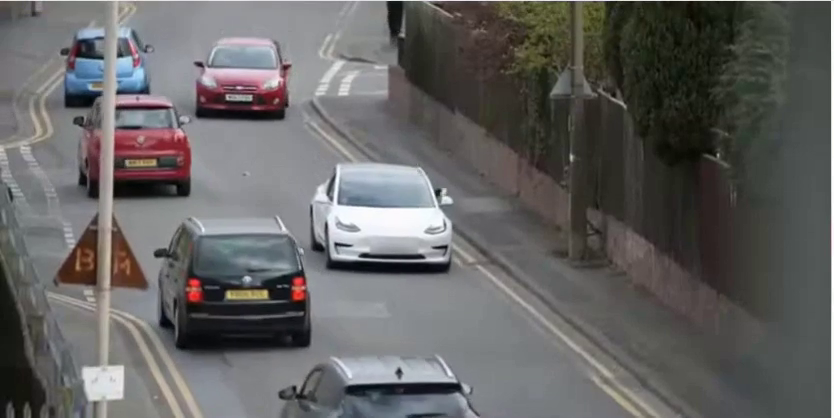
#> input picture frame 11 of trash_v_0/videos/2.mp4, 834 x 418 px
$ python main.py
#> lines starting #> are read from the running program, lines starting #| are printed output that depends on the picture; after the words box and inside, x2 and y2 are one past the last pixel; in counts of white or black regions, pixels touching at a corner belong together
import argparse
from dataclasses import dataclass, field
from typing import Dict, List, Tuple

import cv2
import numpy as np


# =========================
# Stage 1 - Background Subtraction
# =========================

class BackgroundSubtractor:
    """
    Stage 1:
    - Maintains a background model
    - Produces a clean foreground mask for moving objects
    """

    def __init__(
        self,
        history: int = 500,
        var_threshold: int = 50,
        detect_shadows: bool = True,
        min_area: int = 500,
    ) -> None:
#> in run_pipeline, frame is the input picture: shape (418, 834, 3); mean B, G, R 98.4, 99.2, 100.1
        self.bg_subtractor = cv2.createBackgroundSubtractorMOG2(
            history=history,
            varThreshold=var_threshold,
            detectShadows=detect_shadows,
        )
        self.min_area = min_area

    def apply(self, frame: np.ndarray) -> np.ndarray:
        # Raw foreground mask
        fg_mask = self.bg_subtractor.apply(frame)
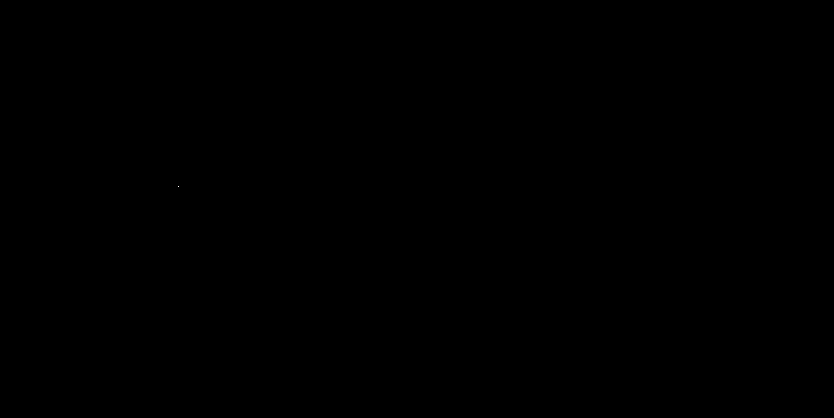
#> fg_mask: shape (418, 834); values 127 (black) and 255 (white), 0% white in thin lines or dots, all inside (x1, y1, x2, y2) = (178, 186, 179, 187)

        # Remove shadows (value 127 in MOG2) and small noise
        _, fg_mask = cv2.threshold(fg_mask, 200, 255, cv2.THRESH_BINARY)

        # Morphological operations to clean noise and fill holes
        kernel = cv2.getStructuringElement(cv2.MORPH_ELLIPSE, (3,3))
        fg_mask = cv2.morphologyEx(fg_mask, cv2.MORPH_OPEN, kernel, iterations=2)
#> fg_mask: shape (418, 834); every value is 0
        fg_mask = cv2.morphologyEx(fg_mask, cv2.MORPH_CLOSE, kernel, iterations=2)

        # Remove very small blobs
        num_labels, labels, stats, _ = cv2.connectedComponentsWithStats(fg_mask, 8)
#> labels: shape (418, 834) int32; every value is 0
#> num_labels = 1; stats = [[0, 0, 834, 418, 348612]]
        clean_mask = np.zeros_like(fg_mask)
        for i in range(1, num_labels):
            area = stats[i, cv2.CC_STAT_AREA]
            if area >= self.min_area:
                clean_mask[labels == i] = 255

        return clean_mask


# =========================
# Stage 2 - Simple Multi-Object Tracking
# =========================


@dataclass
class Track:
    track_id: int
    centroid: Tuple[int, int]
    bbox: Tuple[int, int, int, int]  # x, y, w, h
    age: int = 0  # total frames seen
    missed: int = 0  # frames not matched
    stationary_frames: int = 0
    last_centroid: Tuple[int, int] = field(default_factory=lambda: (0, 0))
    is_stationary_event: bool = False


class SimpleTracker:
    """
    Stage 2:
    - Tracks blobs over time using centroid distance
    - Assigns stable IDs to each moving object
    """

    def __init__(
        self,
        max_distance: float = 50.0,
        max_missed: int = 15,
        stationary_distance: float = 2.0,
        stationary_min_frames: int = 30,
    ) -> None:
        self.next_id = 1
        self.tracks: Dict[int, Track] = {}
        self.max_distance = max_distance
        self.max_missed = max_missed
        self.stationary_distance = stationary_distance
        self.stationary_min_frames = stationary_min_frames

    @staticmethod
    def _centroid_from_bbox(x: int, y: int, w: int, h: int) -> Tuple[int, int]:
        return (int(x + w / 2), int(y + h / 2))

    def update(self, detections: List[Tuple[int, int, int, int]]) -> Dict[int, Track]:
        """
        detections: list of bounding boxes (x, y, w, h)
        returns: dict mapping track_id -> Track
        """
        if not self.tracks:
            for bbox in detections:
                x, y, w, h = bbox
                c = self._centroid_from_bbox(x, y, w, h)
                self.tracks[self.next_id] = Track(
                    track_id=self.next_id,
                    centroid=c,
                    bbox=bbox,
                    last_centroid=c,
                )
                self.next_id += 1
            return self.tracks

        # Mark all tracks as not updated initially
        track_ids = list(self.tracks.keys())
        updated_tracks = set()

        # For each detection, find the closest existing track
        for bbox in detections:
            x, y, w, h = bbox
            c = self._centroid_from_bbox(x, y, w, h)

            best_id = None
            best_dist = self.max_distance

            for tid in track_ids:
                if tid in updated_tracks:
                    continue
                t = self.tracks[tid]
                dist = np.linalg.norm(np.array(c) - np.array(t.centroid))
                if dist < best_dist:
                    best_dist = dist
                    best_id = tid

            if best_id is not None:
                # Update existing track
                t = self.tracks[best_id]
                move_dist = np.linalg.norm(np.array(c) - np.array(t.centroid))

                t.last_centroid = t.centroid
                t.centroid = c
                t.bbox = bbox
                t.age += 1
                t.missed = 0

                # Stationary logic
                if move_dist < self.stationary_distance:
                    t.stationary_frames += 1
                else:
                    t.stationary_frames = 0

                updated_tracks.add(best_id)
            else:
                # Create new track
                self.tracks[self.next_id] = Track(
                    track_id=self.next_id,
                    centroid=c,
                    bbox=bbox,
                    last_centroid=c,
                )
                updated_tracks.add(self.next_id)
                self.next_id += 1

        # Increase missed counter for tracks not updated
        for tid, t in list(self.tracks.items()):
            if tid not in updated_tracks:
                t.missed += 1
                if t.missed > self.max_missed:
                    del self.tracks[tid]

        return self.tracks


# =========================
# Stage 3 - Basic Event Detection
# =========================

class EventDetector:
    """
    Stage 3:
    - Detects simple "abandoned blob" events:
      an object that becomes stationary for a while.
    - This is a simplified version of your trash-drop logic.
    """

    def __init__(self) -> None:
        self.events: List[Tuple[int, Track]] = []  # (frame_idx, track)

    def update(self, frame_idx: int, tracks: Dict[int, Track]) -> List[Tuple[int, Track]]:
        for t in tracks.values():
            if (
                not t.is_stationary_event
                and t.stationary_frames > 0
                and t.stationary_frames >= 4  # ~1 second at 30 FPS
                and t.age >= 2  # existed for some time before
            ):
                t.is_stationary_event = True
                self.events.append((frame_idx, t))
        return self.events


# =========================
# Utility: Contour to bounding boxes
# =========================

def find_bounding_boxes(mask: np.ndarray, min_area: int = 500) -> List[Tuple[int, int, int, int]]:
#> called with min_area = 500
    contours, _ = cv2.findContours(mask, cv2.RETR_EXTERNAL, cv2.CHAIN_APPROX_SIMPLE)
#> contours = []
    bboxes: List[Tuple[int, int, int, int]] = []
    for cnt in contours:
        area = cv2.contourArea(cnt)
        if area < min_area:
            continue
        x, y, w, h = cv2.boundingRect(cnt)
        bboxes.append((x, y, w, h))
#> this loop made 0 passes
#> after the loop, bboxes = []
    return bboxes


# =========================
# Main demo loop
# =========================

def run_pipeline(video_path: str) -> None:
    cap = cv2.VideoCapture(video_path)
    if not cap.isOpened():
        print(f"Error: Could not open video: {video_path}")
        return

    bg = BackgroundSubtractor()
    tracker = SimpleTracker()
    event_detector = EventDetector()

    frame_idx = 0

    while True:
        ret, frame = cap.read()
        if not ret:
            break

        frame_idx += 1

        # Stage 1: foreground mask
        fg_mask = bg.apply(frame)

        # Stage 2: blob detection + tracking
        bboxes = find_bounding_boxes(fg_mask, min_area=bg.min_area)
#> bboxes = []
        tracks = tracker.update(bboxes)
#> after the loop in update, `for bbox in detections:`: self.next_id = 1; self.tracks = 0 items
#> tracks = 0 items

        # Stage 3: event detection
        events = event_detector.update(frame_idx, tracks)
#> after the loop in update, `for t in tracks.values():`: self.events = []
#> events = []

        # Visualization
        vis = frame.copy()

        # Show foreground mask in a small corner
        small_mask = cv2.resize(fg_mask, (0, 0), fx=0.3, fy=0.3)
#> small_mask: shape (125, 250); every value is 0
        small_mask_bgr = cv2.cvtColor(small_mask, cv2.COLOR_GRAY2BGR)
#> small_mask_bgr: shape (125, 250, 3); every value is 0
        h, w = small_mask_bgr.shape[:2]
#> h = 125; w = 250
        vis[0:h, 0:w] = small_mask_bgr

        for t in tracks.values():
            x, y, w_box, h_box = t.bbox
            color = (0, 255, 0)  # moving object
            if t.stationary_frames >= tracker.stationary_min_frames:
                color = (0, 255, 255)  # stationary candidate
            if t.is_stationary_event:
                color = (0, 0, 255)  # confirmed event

            cv2.rectangle(vis, (x, y), (x + w_box, y + h_box), color, 2)
            label = f"ID {t.track_id}"
            cv2.putText(
                vis,
                label,
                (x, y - 5),
                cv2.FONT_HERSHEY_SIMPLEX,
                0.5,
                color,
                1,
                cv2.LINE_AA,
            )

        cv2.putText(
            vis,
            f"Frame: {frame_idx}  Events: {len(events)}",
            (10, 30),
            cv2.FONT_HERSHEY_SIMPLEX,
            0.7,
            (0, 255, 0),
            2,
            cv2.LINE_AA,
        )
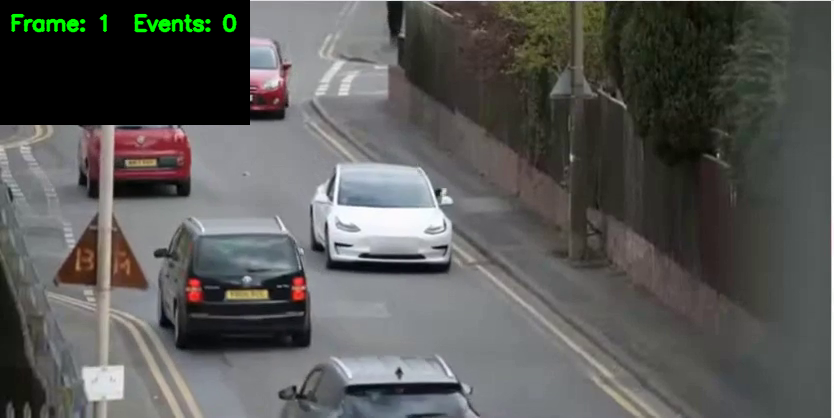
#> vis: shape (418, 834, 3); mean B, G, R 86.5, 88.9, 88.8

        cv2.imshow("Stages 1-2-3 Demo", vis)

        key = cv2.waitKey(1) & 0xFF
#> (key q is pressed here)
        if key == 27 or key == ord("q"):
            break

    cap.release()
    cv2.destroyAllWindows()


def parse_args() -> argparse.Namespace:
    parser = argparse.ArgumentParser(description="Stages 1-3: background, tracking, and basic event detection.")
    parser.add_argument(
        "--video",
        type=str,
        default="C:\\Users\\thath\\OneDrive - University of Bradford\\Industrial AI Project\\trash\\trash\\trash_v_0\\videos\\2.mp4",
        help="Path to input video file.",
    )
    return parser.parse_args()


if __name__ == "__main__":
    args = parse_args()
    run_pipeline(args.video)

$ run again, starting later in the video
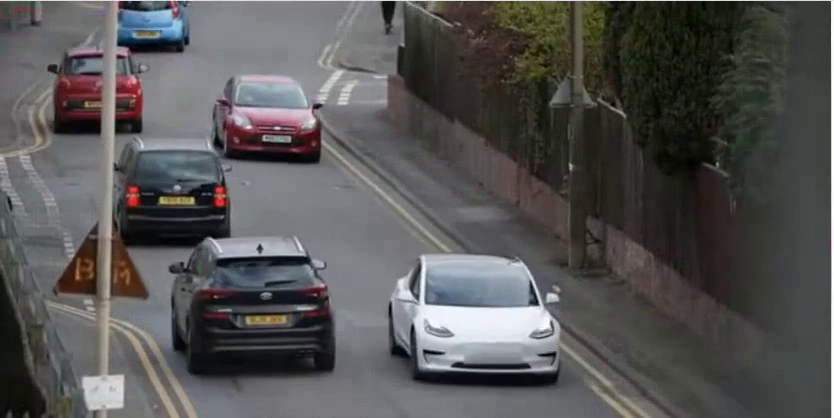
#> input picture frame 50 of trash_v_0/videos/2.mp4, 834 x 418 px
#> in run_pipeline, frame is the input picture: shape (418, 834, 3); mean B, G, R 84.3, 85, 85.7
#> labels: shape (418, 834) int32; every value is 0
#> num_labels = 1; stats = [[0, 0, 834, 418, 348612]]
#> contours = []
#> after the loop in update, `for bbox in detections:`: self.next_id = 1; self.tracks = 0 items
#> after the loop in update, `for t in tracks.values():`: self.events = []
#> small_mask: shape (125, 250); every value is 0
#> small_mask_bgr: shape (125, 250, 3); every value is 0
#> in run_pipeline, `cv2.putText( vis, f"Frame: {frame_idx}  Events: {len(events)}", (10, 3..`:
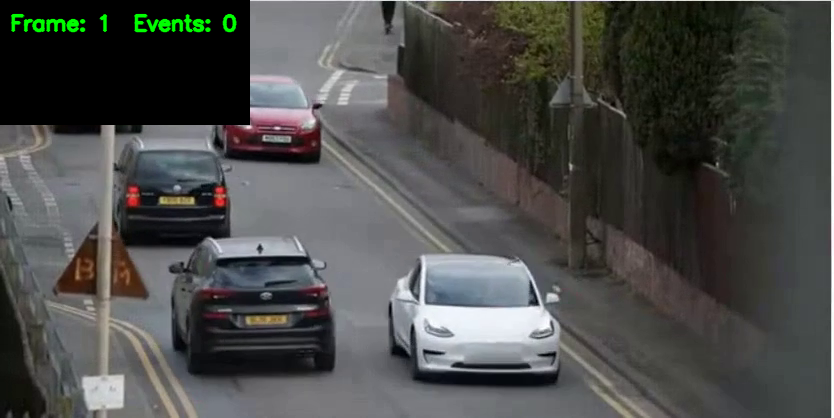
#> vis: shape (418, 834, 3); mean B, G, R 74.2, 76.4, 75.7

$ run again, starting later in the video
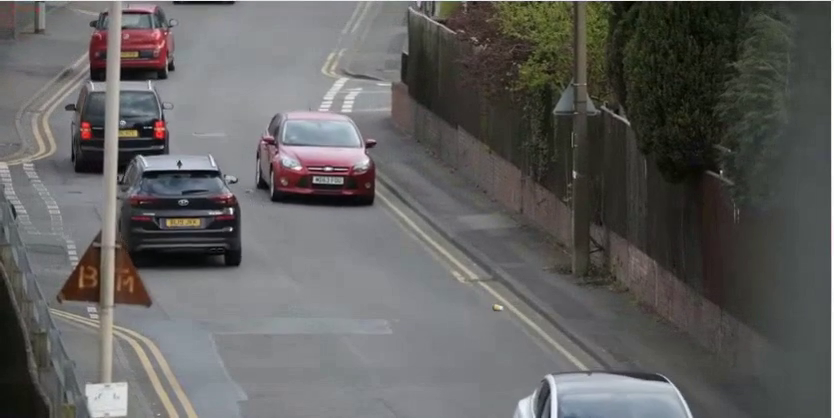
#> input picture frame 89 of trash_v_0/videos/2.mp4, 834 x 418 px
#> in run_pipeline, frame is the input picture: shape (418, 834, 3); mean B, G, R 95.5, 96.7, 97.6
#> labels: shape (418, 834) int32; every value is 0
#> num_labels = 1; stats = [[0, 0, 834, 418, 348612]]
#> contours = []
#> after the loop in update, `for bbox in detections:`: self.next_id = 1; self.tracks = 0 items
#> after the loop in update, `for t in tracks.values():`: self.events = []
#> small_mask: shape (125, 250); every value is 0
#> small_mask_bgr: shape (125, 250, 3); every value is 0
#> in run_pipeline, `cv2.putText( vis, f"Frame: {frame_idx}  Events: {len(events)}", (10, 3..`:
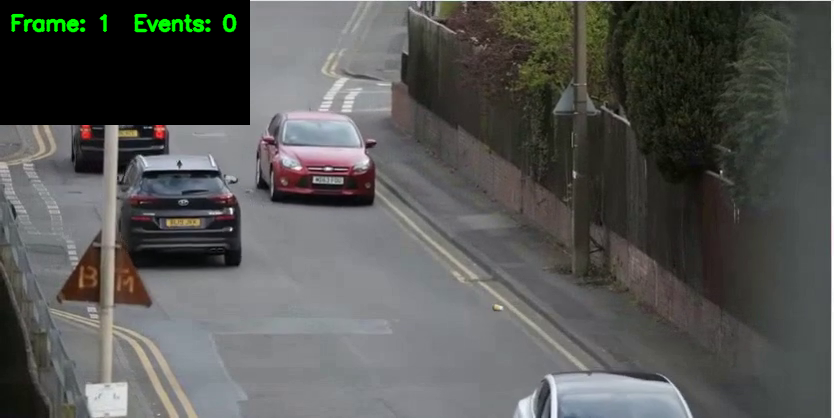
#> vis: shape (418, 834, 3); mean B, G, R 84.7, 87.2, 86.5
